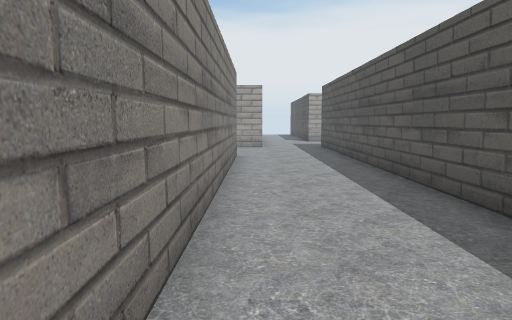
[1] (above)

12 first-person views from a walk through a 3-D level made in the Unity game engine. The camera is 1.2 m above the floor, tilts 6° down and sees 70° across. The floor is counted in squares, 1 m on a side. Each view is taken from the middle of a square. On the plan, view 1 faces up. The plan holds only what a view shows up to about 15 squares ahead; the rest is blank. The place goes on beyond the plan. The player character is not drawn. Door leaves are left out, so doorways stand open.

[2]
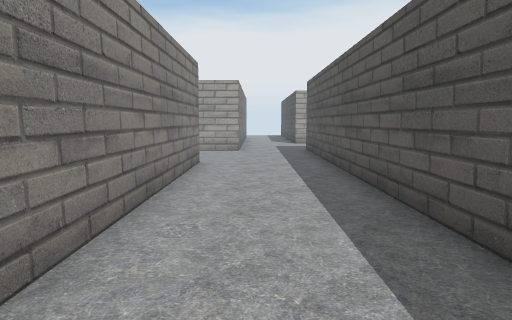

[3]
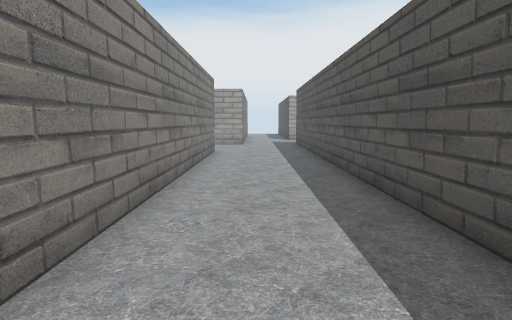

[4]
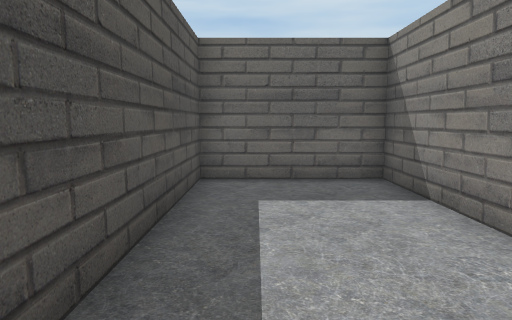

[5]
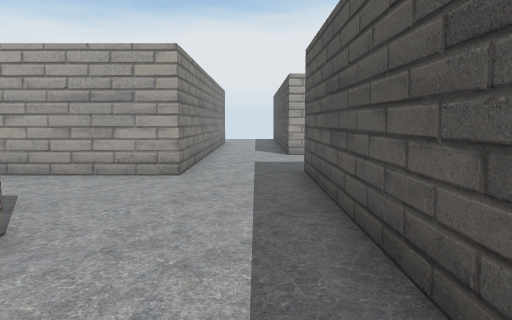

[6]
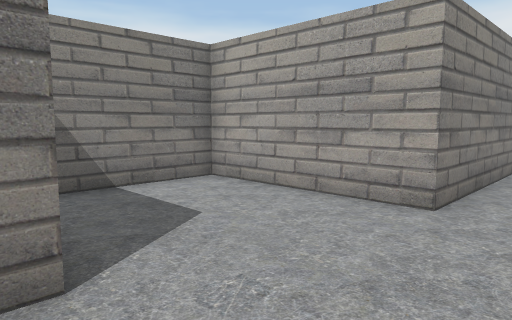

[7]
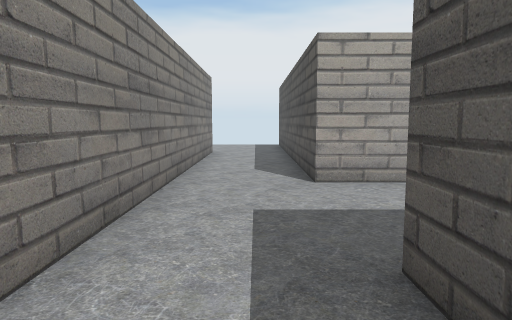

[8]
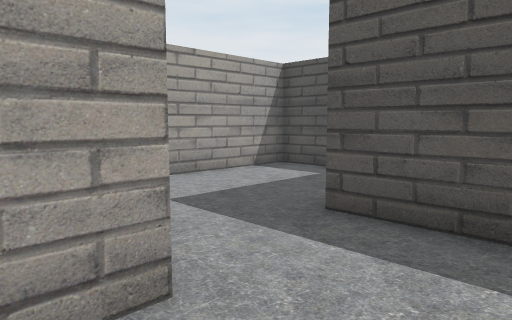

[9]
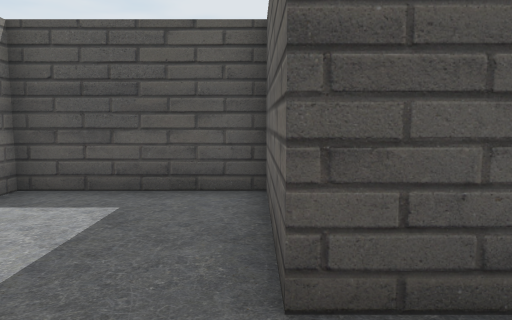

[10]
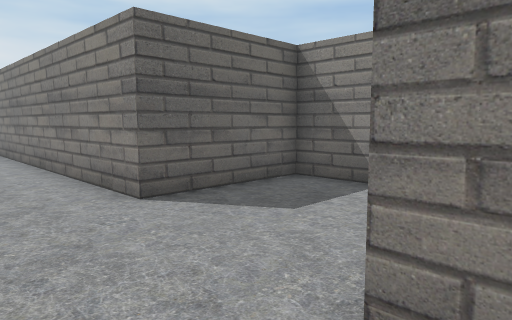

[11]
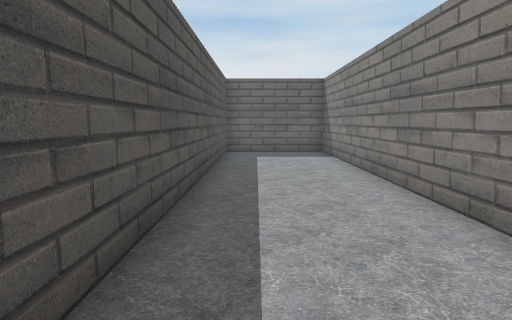

[12]
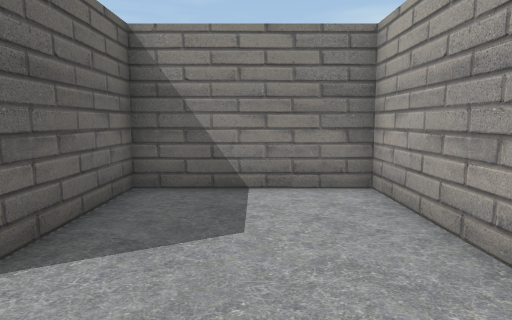

### Floor plan
Points are (right, up) in squares from view 1. A wall is a line through its corners. A room is listed if a view was taken in it or the views show most of it. See-through windows are left out.
Room 1 (views 1, 2, 3, 4, 5, 6, 7, 8, 11, 12)
walls: (0.3, 17.1) (-4.5, 17.1) (-4.5, 12.8) (-0.7, 12.8) (-0.7, -2.6) (3.2, -2.6) (3.2, 16.6)
ways out: opening at (1.5, 17.5) to room 2
Room 2 (views 9, 10)
walls: (3.2, 16.6) (3.2, 17.8) (7.2, 17.8) (7.2, 22.1) (3.1, 22.1); (0.3, 22.5) (0.3, 17.1)
ways out: opening at (1.5, 17.5) to room 1

Where each view was taken, in squares from view 1:
view 1: 0 up, 0 right, facing up
view 2: 2 up, 1 right, facing up
view 3: 2 down, 1 right, facing up
view 4: 5 up, 2 right, facing down
view 5: 9 up, 2 right, facing up
view 6: 12 up, 2 right, facing up-left
view 7: 15 up, 2 right, facing up
view 8: 15 up, 1 left, facing up-right
view 9: 18 up, 1 right, facing right
view 10: 18 up, 2 right, facing down-left
view 11: 12 up, 2 right, facing down
view 12: 15 up, 2 right, facing left
